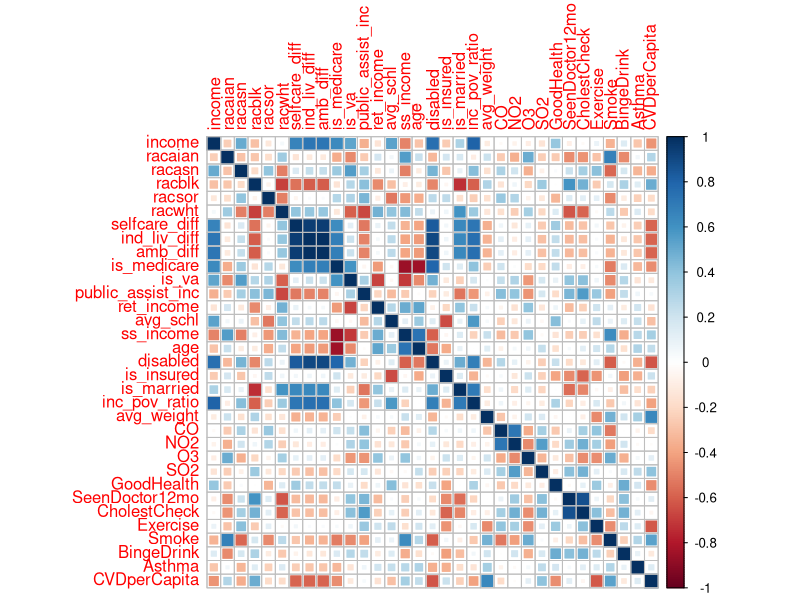

The R source for this figure: (Note: this script raises an error after producing the figure.)
# Authored by Elliot Williams
# May 12th, 2018
# If you use my code, please attribute me (and star my repo!)
# https://github.com/lacoperon/QAC311FinalProject

library(readr)
library(dplyr)
library(plm)

cdc_data_tagged <- read_csv("./data/metro_cdc_data_citytagged.csv") %>%
  filter(! is.na(City))  

acs_data <- read_csv("./data/acs_panel_data.csv")

rm(cdc_data_combined)
for(year in 2008:2014){
   if (! exists("cdc_data_combined")) {
     cdc_data_combined <- mutate(cdc_data_tagged, year=year)
   } else {
     cdc_data_combined <- rbind(cdc_data_combined, mutate(cdc_data_tagged, year=year))
   }
}

epa_data <- read_csv("./data/epa_panel_data.csv")

cvd_data <- read_csv("./data/cvd_data_panel.csv")


combined_data <- plyr::join_all(
                    list(acs_data, epa_data, cdc_data_combined, cvd_data),
                    by=c("City", "year")) %>%
  dplyr::select(-MetroArea, -State) %>%
  dplyr::mutate(Smoke = as.numeric(Smoke), BingeDrink = as.numeric(BingeDrink),
                Asthma = as.numeric(Asthma))  %>%
  dplyr::mutate(City = as.factor(City)) %>%
  filter(! is.na(CVDperCapita))

combined_data2 <- plyr::join_all(
  list(acs_data, cdc_data_combined, cvd_data),
  by=c("City", "year")) %>%
  dplyr::select(-MetroArea) %>%
  dplyr::mutate(Smoke = as.numeric(Smoke), BingeDrink = as.numeric(BingeDrink)) %>%
  dplyr::mutate(City = as.factor(City)) %>%
  filter(! is.na(CVDperCapita))
  

cd_wofactors <- select(combined_data, -City, -year)
cor_matrix <- cor(cd_wofactors, use = "complete.obs")
library(corrplot)
## corrplot 0.84 loaded
corrplot(cor_matrix, method = "square")

abs(cor_matrix) > 0.7 # Recheck this

cd_f <- select(combined_data, -ind_liv_diff, -amb_diff, -disabled, 
                  -ss_income, -CholestCheck, -CO, -is_married,
                  -inc_pov_ratio, -is_medicare)

cd_f2 <- select(combined_data2, -ind_liv_diff, -amb_diff, -disabled, 
               -ss_income, -CholestCheck, -is_married,
               -inc_pov_ratio, is_medicare)


cd_filt <- select(cd_f, -City, -year)

cor_matrix2 <- cor(cd_f, use = "complete.obs")
abs(cor_matrix2) > 0.7
library(corrplot)
## corrplot 0.84 loaded
corrplot(cor_matrix2, method = "square")
  
  
# TODO: Do analysis on covariates

p_combined_data <- pdata.frame(cd_f, index=c("City", "year"))
p_combined_data2 <- pdata.frame(cd_f2, index=c("City", "year"))

grun.pool <- plm(( CVDperCapita ~ income + racaian + racasn + racblk + racsor +
                     racwht + selfcare_diff + is_va + public_assist_inc +
                     ret_income + avg_schl + age + is_insured + avg_weight + NO2 +
                     O3 + SO2 + GoodHealth + SeenDoctor12mo + Exercise + Smoke +
                     BingeDrink ) , data = p_combined_data, model = "pooling")

plmtest(grun.pool, effect="time", type="kw") #poolability test -- time doesn't matter
# null hypothesis of zero variance in time-specific errors fails to be rejected
plmtest(grun.pool, effect="individual", type="kw") #poolability test -- city does
# null hypothesis of zero variance in time-specific errors is rejected
plmtest(grun.pool, effect="twoway", type="ghm") # Two way is significant -- only bc of city

# therefore, heterogeneity among individuals may be significant.

# Random effects estimator are reliable under the assumption that individual characteristics 
# (heterogeneity) are exogenous, that is, they are independent with respect to the
# regressors in the random effects equation. The same Hausman test for endogeneity
# we have already used in another chapter can be used here as well, with the null 
# hypothesis that individual random effects are exogenous. 
# The test function phtest() compares the fixed effects and the random 
# effects models; the next code lines estimate the random effects model and 
# performs the Hausman endogeneity test.
#https://bookdown.org/ccolonescu/RPoE4/panel-data-models.html

grun.fe <- plm(( CVDperCapita ~ income + racaian + racasn + racblk + racsor +
                   racwht + selfcare_diff + is_va + public_assist_inc +
                   ret_income + avg_schl + age + is_insured + avg_weight + NO2 +
                   O3 + SO2 + GoodHealth + SeenDoctor12mo + Exercise + Smoke +
                   BingeDrink + Asthma) , data = p_combined_data, model = "within", effect="individual")

grun.re <- plm(( CVDperCapita ~ income + racaian + racasn + racblk + racsor +
                   racwht +
                   is_va + racwht + public_assist_inc +
                   ret_income + avg_schl + age + is_insured + avg_weight + NO2 +
                   O3 + SO2 + GoodHealth + SeenDoctor12mo + Exercise + Smoke +
                   BingeDrink) , data = p_combined_data, model = "random", effect="individual")

phtest(grun.fe, grun.re) # we could use random effects, 
                         # but we will instead use fixed effects
                         # because getting 'singular matrix' error ==> too little data'
                         # (Both are appropriate under null hyp, so this is fine)

# Same thing when keeping data, removing pollution vals
grun.fe2 <- plm(( CVDperCapita ~ income + racaian + racasn + racblk + racsor +
                    racwht + selfcare_diff + is_va + public_assist_inc +
                    ret_income + avg_schl + age + is_insured + avg_weight  +
                    GoodHealth + SeenDoctor12mo + Exercise + Smoke +
                    BingeDrink + Asthma ) , data = p_combined_data2, model = "within", effect="individual")


# No significant squared relationship of SO2, there is w avg_weight, age, etc.
grun.feb <- plm(( CVDperCapita ~ income + racaian + poly(racasn, 2, raw=T) + racblk + racsor +
                   racwht + Asthma +
                   poly(is_va, 2, raw=T) +
                   ret_income + avg_schl + poly(age, 2, raw=T) + is_insured  + NO2 +
                   O3 + poly(SO2, 2, raw=T)+ poly(avg_weight, 2, raw=T) + 
                   GoodHealth + SeenDoctor12mo + Exercise + Smoke +
                   BingeDrink ) , data = p_combined_data, model = "within", effect="individual")

grun.feb2 <- plm(( CVDperCapita ~ income + racaian + poly(racasn, 2, raw=T) + racblk + racsor +
                    racwht + Asthma + Asthma * age +
                    poly(is_va, 2, raw=T) +
                    ret_income + avg_schl + poly(age, 2, raw=T) + is_insured  + NO2 +
                    O3 + poly(SO2, 2, raw=T)+ poly(avg_weight, 2, raw=T) + 
                    GoodHealth + SeenDoctor12mo + Exercise + Smoke +
                    BingeDrink ) , data = p_combined_data, model = "within", effect="individual")
# no interaction bw asthma, age
grun.feb3 <- plm(( CVDperCapita ~ income + racaian + poly(racasn, 2, raw=T) + racblk + racsor +
                     racwht + Asthma + Asthma * SO2 +
                     poly(is_va, 2, raw=T) +
                     ret_income + avg_schl + poly(age, 2, raw=T) + is_insured  + NO2 +
                     O3 + poly(SO2, 2, raw=T)+ poly(avg_weight, 2, raw=T) + 
                     GoodHealth + SeenDoctor12mo + Exercise + Smoke +
                     BingeDrink ) , data = p_combined_data, model = "within", effect="individual")
# nor asthma, SO2

# This is our final model, then
grun.fec <- plm(( CVDperCapita ~ income + racaian + racasn + racblk + racsor +
                    racwht + selfcare_diff + is_va + public_assist_inc +
                    ret_income + avg_schl + poly(age, 2, raw=T) + is_insured + poly(avg_weight, 2, raw=T) + NO2 +
                    O3 + SO2 + GoodHealth + SeenDoctor12mo + Exercise + Smoke +
                    BingeDrink + Asthma ) , data = p_combined_data, model = "within", effect="individual")

lsdv <- glm(CVDperCapita ~ income + racaian + racasn + racblk + racsor +
              racwht + selfcare_diff + is_va + public_assist_inc +
              ret_income + avg_schl + poly(age, 2, raw=T) + is_insured + poly(avg_weight, 2, raw=T) + NO2 +
              O3 + SO2 + GoodHealth + SeenDoctor12mo + Exercise + Smoke +
              BingeDrink + Asthma + City, data = combined_data)

summary(lsdv) #LSDV shows that cities are important -- 
#              also that more data would be helpful
summary(grun.fec) # final model, shows a bunch of significant factors
# 66.2% adjusted R-squared -- that's awesome!

library(ggplot2)
res <- data.frame(residuals(grun.fe))
colnames(res) <- "Res"
ggplot(res, aes(Res)) + 
  geom_density(adjust=0.4, color="hotpink", fill="hotpink", alpha=0.3) + 
  xlim(-20,20) +
  labs(title="Residual Density Plot of Fixed Effects Model", 
       subtitle="One way wrt Panel Unit (not Time)", 
       x = "Residual Value", y="Frequency")

# not worthwile doing a plot against time -- test showed that it wasn't
# a significant factor


# https://www.stata.com/statalist/archive/2003-09/msg00595.html
# The null is that the two estimation methods are both OK and that therefore 
# they should yield coefficients that are "similar".  The alternative 
# hypothesis is that the fixed effects estimation is OK and the random 
# effects estimation is not; if this is the case, then we would expect to 
# see differences between the two sets of coefficients.
# 
# This is because the random effects estimator makes an assumption (the 
# random effects are orthogonal to the regressors) that the fixed effects 
# estimator does not.  If this assumption is wrong, the random effects 
# estimator will be inconsistent, but the fixed effects estimator is 
# unaffected.  Hence, if the assumption is wrong, this will be reflected in 
# a difference between the two set of coefficients.  The bigger the 
# difference (the less similar are the two sets of coefficients), the bigger 
# the Hausman statistic.
# 
# A large and significant Hausman statistic means a large and significant 
# difference, and so you reject the null that the two methods are OK in 
# favour of the alternative hypothesis that one is OK (fixed effects) and 
# one isn't (random effects).
# 
# Your Hausman stat is very big, and you can see why - the differences 
# between some of the coefficients are big enough to be visible to the naked 
# eye, so to speak - and so you can reject random effects as inconsistent 
# and go with fixed effects instead.

#https://www.ncbi.nlm.nih.gov/pmc/articles/PMC3854161/
#https://www.ncbi.nlm.nih.gov/pmc/articles/PMC3392899/

xs <- seq(18, 100, 1)
ys <- 1.0316e+00 * xs^2 - 7.8739e+01 * xs

xy <- data.frame(xs, ys)
library(ggplot2)
ggplot(xy, aes(xs, ys)) + geom_line() +
  labs(title="Effect of average age on CVD risk", 
       y="Additional CVD deaths per 100K", x="Average age") +
  xlim(20, 50) # risk increases for young, old, consistent with literature

xs <- seq(18, 100, 1)
ys <- 1.0316e+00 * xs^2 - 7.8739e+01 * xs

xy <- data.frame(xs, ys)
library(ggplot2)
ggplot(xy, aes(xs, ys)) + geom_line() +
  labs(title="Effect of average age on CVD risk", 
       y="Additional CVD deaths per 100K", x="Average age") +
  xlim(20, 50) # risk increases for young, old, consistent with literature

xs2 <- seq(80, 180, 1)
ys2 <- -6.9618e-03 * xs2 ^ 2 + 2.0270e+00 * xs2

xy2 <- data.frame(xs2, ys2)

ggplot(xy2, aes(xs2, ys2)) + geom_line() +
  labs(title="Effect of average weight on CVD risk", 
       y="Additional CVD deaths per 100K", x="Average weight") +
  xlim(80, 180) # CVD risk increases with avg weight, 
                # up to certain point (diminishing effect)


# regular mean
x1 <- mean(combined_data$SO2, na.rm=T)
# mean in which all measurements were taken below 1.5
x2 <- mean(sapply(combined_data$SO2, function(x) { min(x, 1.5)}), na.rm=T)
x1 - x2
# Back of envelope calculations
# 400 PUMA regions, 100K ppl each approx, w coeff of 5.2328 for SO2
400 * 5.7699 * (x1-x2)

combined_data %>% filter(SO2 > 1.5) %>% group_by(City) %>% summarize(n=n()) %>%
  arrange(desc(n))

# SO2 is emitted from heating oils -- NYC has enacted laws that would phase out
# the heating oils in question

# https://www.healthypeople.gov/2020/healthy-people-in-action/story/new-york-city-air-quality-programs-reduce-harmful-air-pollutants

comb_data_freq <- select(combined_data, SO2, NO2, CO, O3, year, City)

# -- Let's see when data on the various NAAQS Pollutants is available, by City
# SO2
SO2_avail <- data.frame(unique(combined_data$City))
for (year in 2008:2014) {
  x <- sapply(unique(combined_data$City), 
         function(x) { 
           is.na((comb_data_freq %>% filter(year==year, City==x))$SO2[year-2007]) 
           })
  print(length(x))
  SO2_avail <- cbind(SO2_avail, x)
}
colnames(SO2_avail) <- c("City", 2008:2014)
SO2_avail_year <- colSums(SO2_avail[,-1])

# NO2
NO2_avail <- data.frame(unique(combined_data$City))
for (year in 2008:2015) {
  x <- sapply(unique(combined_data$City), 
              function(x) { 
                is.na((comb_data_freq %>% filter(year==year, City==x))$NO2[year-2008]) 
              })
  print(length(x))
  NO2_avail <- cbind(NO2_avail, x)
}
colnames(NO2_avail) <- c("City", 2008:2015)
NO2_avail_year <- colSums(NO2_avail[,-1])

# CO
CO_avail <- data.frame(unique(combined_data$City))
for (year in 2008:2015) {
  x <- sapply(unique(combined_data$City), 
              function(x) { 
                is.na((comb_data_freq %>% filter(year==year, City==x))$CO[year-2008]) 
              })
  print(length(x))
  CO_avail <- cbind(CO_avail, x)
}
colnames(CO_avail) <- c("City", 2008:2015)
CO_avail_year <- colSums(CO_avail[,-1])

# O3
O3_avail <- data.frame(unique(combined_data$City))
for (year in 2008:2015) {
  x <- sapply(unique(combined_data$City), 
              function(x) { 
                is.na((comb_data_freq %>% filter(year==year, City==x))$O3[year-2008]) 
              })
  print(length(x))
  O3_avail <- cbind(O3_avail, x)
}
O3_avail_year <- colSums(O3_avail[,-1])

# Now, let's visualize the number of observations of pollutants over year
naaqs_values <- comb_data_freq %>%
  group_by(year) %>%
  summarize(obs_SO2=sum(! is.na(SO2)),
            obs_NO2=sum(! is.na(NO2)),
            obs_CO=sum(! is.na(CO)),
            obs_O3=sum(! is.na(O3)))


# They all have the same number of values, so let's graph that over year
ggplot(naaqs_values, aes(x=year, y=obs_SO2)) + 
  geom_bar(stat="identity", fill="blue", color="black") +
  labs(title="NAAQS Pollutant Observations", 
       subtitle="Observations available in cities by year",
       x = "Year", y="Number of Observations") +
  scale_x_discrete("Year", breaks=2008:2014, limits=2008:2014, expand=c(0.05,0)) + 
                     theme(text = element_text(size=20))

write_csv(combined_data, "data/complete_panel_data.csv")
